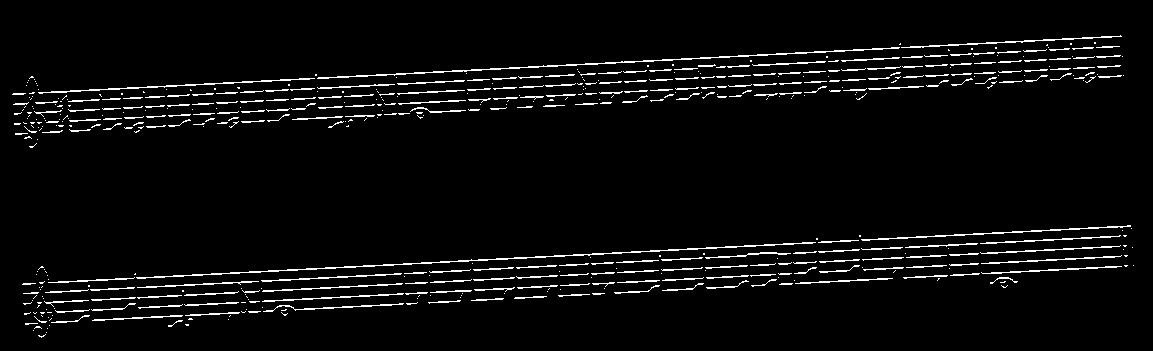
#> input picture tests/rotation_angle_steps/img_candidate_points.jpg, 1153 x 351 px
$ python rotation_angle_steps.py
#> lines starting #> are read from the running program, lines starting #| are printed output that depends on the picture; long printed decimals are rounded
import numpy as np
import cv2
import math


def calculate_entropy(pthetas_avg, length):
    res = 0
    for i in range(0, length):
        if pthetas_avg[i] != 0:
            res += pthetas_avg[i] * math.log(pthetas_avg[i])
    return -res


img_candidate_points = cv2.imread('img_candidate_points.jpg', 0)
#> img_candidate_points is the input picture: shape (351, 1153); min 0, max 255, mean 10.8
height, width = img_candidate_points.shape[:2]
#> height = 351; width = 1153

step = 10
step_angles = np.arange(start=-80, stop=80 + 10, step=step)
entropy_ps_length = len(step_angles)
entropy_ps = [0] * entropy_ps_length
i = 0
for angle in step_angles:
    pthetas = [0] * height
    pthetas_avg = [0] * height
    sum_pthetas = 0
    center = (width / 2, height / 2)
    rotation_matrix = cv2.getRotationMatrix2D(center, angle, 1.0)
    rotated_roi_img = cv2.warpAffine(img_candidate_points, rotation_matrix, (height, width))
    cv2.imshow('angle: ' + str(angle), rotated_roi_img)
    # The next calculation will use rotated_roi_img instead
    for h in range(0, height):
        sum_of_rows = 0
        for w in range(0, width):
            # TODO XIN weird error: index out of bounds (have to try-catch)
            try:
                sum_of_rows += rotated_roi_img[h, w]
            except IndexError:
                break  # Break out when list index out of range
        pthetas[h] = sum_of_rows
        sum_pthetas += pthetas[h]

    if sum_pthetas > 0:
        for h in range(0, height):
            pthetas_avg[h] = pthetas[h] / sum_pthetas
        entropy_ps[i] = calculate_entropy(pthetas_avg, height)
    else:
        entropy_ps[i] = 100

    print('=========')
    print('i', i)
    print('angle', angle)
    print('sum_pthetas', sum_pthetas)
    print('entropy_ps[i]', entropy_ps[i])
    i += 1
#> this loop made 17 passes
#> pass 3, `rotated_roi_img = cv2.warpAffine(img_candidate_points, rotation_matrix..`:
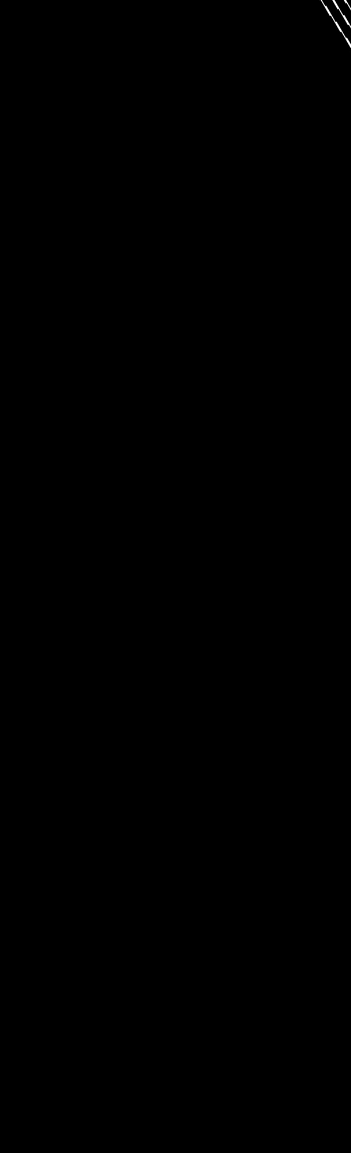
#> rotated_roi_img: shape (1153, 351); min 0, max 255, mean 0.1
#> after the loop, entropy_ps = [100, 100, 3.77, 4.57, 4.97, 5.19, 5.03, 4.98, 4.76, 4.97, 5.09, 5, 4.67, 3.97, 100, 100, 100]; i = 17

print(entropy_ps)
#| [100, 100, 3.768, 4.573, 4.968, 5.189, 5.033, 4.976, 4.757, 4.973, 5.087, 5.001, 4.670, 3.973, 100, 100, 100]

min_a = 0
min_entropy = entropy_ps[min_a]
#> min_entropy = 100
min_angle = step_angles[0]
i = 0
for angle in step_angles:
    if entropy_ps[i] < min_entropy:
        min_a = i
        min_entropy = entropy_ps[i]
        min_angle = angle
    i += 1
#> this loop made 17 passes
#> min_entropy on pass 3: 3.77
#> after the loop, i = 17; min_a = 2; min_angle = -60; min_entropy = 3.77
print('=== Estimated rotation angle (deg):', min_angle)
#| === Estimated rotation angle (deg): -60
# [8 lines of commented-out code are left out]
cv2.waitKey(0)

# [40 lines of commented-out code are left out]
